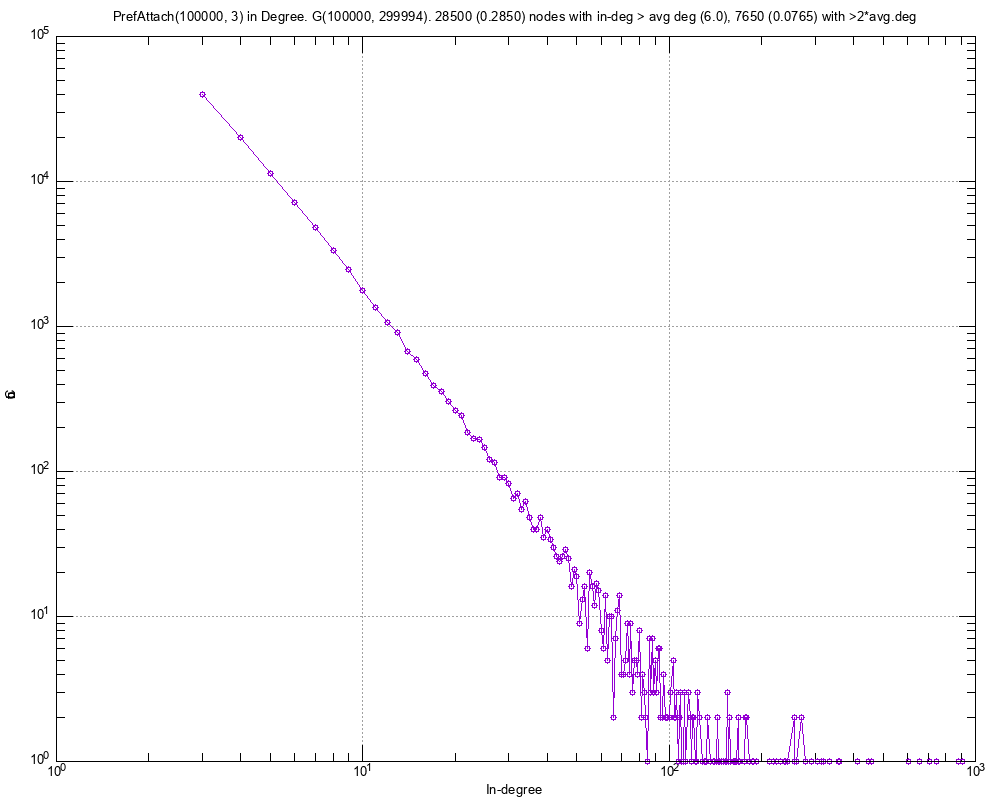

Write gnuplot code to recreate this figure.
#
# PrefAttach(100000, 3) in Degree. G(100000, 299994). 28500 (0.2850) nodes with in-deg > avg deg (6.0), 7650 (0.0765) with >2*avg.deg (Mon Jan 30 16:22:53 2023)
#

set title "PrefAttach(100000, 3) in Degree. G(100000, 299994). 28500 (0.2850) nodes with in-deg > avg deg (6.0), 7650 (0.0765) with >2*avg.deg"
set key bottom right
set logscale xy 10
set format x "10^{%L}"
set mxtics 10
set format y "10^{%L}"
set mytics 10
set grid
set xlabel "In-degree"
set ylabel "Count"
set tics scale 2
set terminal png font arial 10 size 1000,800
set output 'inDeg.pref-attach.png'
plot 	"inDeg.pref-attach.tab" using 1:2 title "" with linespoints pt 6
